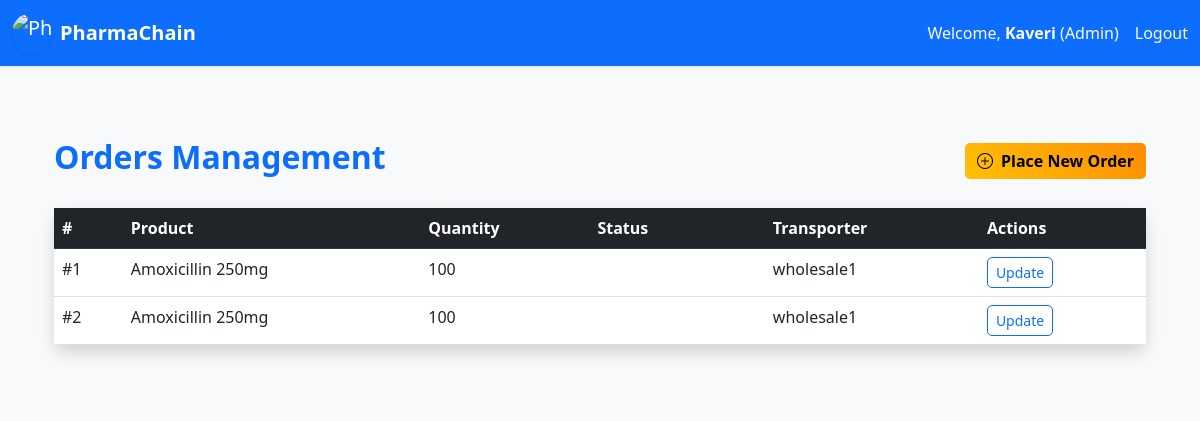
/orders/ (signed in), run on the app's committed database.
### core/models.py (models this page shows, shortened)
class CustomUser(AbstractUser):
    ROLE_CHOICES = (
        ('admin', 'Admin'),
        ('supplier', 'Supplier'),
        ('manufacturer', 'Manufacturer'),
        ('wholesaler', 'Wholesaler'),
        ('distributor', 'Distributor'),
        ('customer', 'Customer'),
    )
    role = models.CharField(max_length=20, choices=ROLE_CHOICES)
    is_approved = models.BooleanField(default=False)  # Admin approves customers/stakeholders
    def __str__(self):
        return self.username

class Order(models.Model):
    STATUS_CHOICES = (
        ('pending', 'Pending'),
        ('in_transit', 'In Transit'),
        ('delivered', 'Delivered'),
    )
    product = models.ForeignKey(Product, on_delete=models.CASCADE)
    quantity = models.IntegerField()
    from_user = models.ForeignKey(CustomUser, related_name='orders_from', on_delete=models.CASCADE)
    to_user = models.ForeignKey(CustomUser, related_name='orders_to', on_delete=models.CASCADE)
    transporter = models.CharField(max_length=255, blank=True)  # Assigned by stakeholder
    status = models.CharField(max_length=20, choices=STATUS_CHOICES, default='pending')
    created_at = models.DateTimeField(auto_now_add=True)

class Product(models.Model):
    name = models.CharField(max_length=255)
    description = models.TextField()
    created_by = models.ForeignKey(CustomUser, on_delete=models.CASCADE)
    created_at = models.DateTimeField(auto_now_add=True)

### core/views.py (the view)
# urls.py: path('orders/', views.order_list, name='order_list'),
@login_required
def order_list(request):
    if request.user.role == 'admin':
        orders = Order.objects.all()
    elif request.user.role == 'customer':
        orders = Order.objects.filter(to_user=request.user)
    elif request.user.role in ['distributor']:
        orders = Order.objects.all()
    else:
        orders = Order.objects.filter(Q(from_user=request.user) | Q(to_user=request.user))
    return render(request, 'order_list.html', {'orders': orders})

### templates/order_list.html (shortened to what this page needs)
{% extends 'base.html' %}
{% load static %}
{% block content %}
<section class="py-5 bg-light">
    <div class="container">
        <div class="d-flex justify-content-between align-items-center mb-4">
            <h2 class="text-primary fw-bold">Orders Management</h2>
            <a href="{% url 'order_create' %}" class="btn btn-warning fw-bold">
                <i class="bi bi-plus-circle me-2"></i>Place New Order
            </a>
        </div>
        <div class="card shadow border-0">
            <div class="card-body p-0">
                <div class="table-responsive">
                    <table class="table table-hover mb-0">
                        <thead class="table-dark">
                            <tr>
                                <th>#</th>
                                <th>Product</th>
                                <th>Quantity</th>
                                <th>Status</th>
                                <th>Transporter</th>
                                <th>Actions</th>
                            </tr>
                        </thead>
                        <tbody>
                            {% for order in orders %}
                                <tr>
                                    <td>#{{ order.pk }}</td>
                                    <td>{{ order.product.name }}</td>
                                    <td>{{ order.quantity }}</td>
                                    <td><span class="badge bg-{{ order.status|lower }}">{{ order.status|title }}</span></td>
                                    <td>{{ order.transporter|default:"N/A" }}</td>
                                    <td>
                                        <a href="{% url 'order_update' order.pk %}" class="btn btn-sm btn-outline-primary me-1">Update</a>
                                    </td>
                                </tr>
                            {% empty %}
                                <tr><td colspan="6" class="text-center text-muted py-4">No orders yet. <a href="{% url 'order_create' %}">Place one</a>.</td></tr>
                            {% endfor %}
                        </tbody>
                    </table>
                </div>
            </div>
        </div>
    </div>
</section>
<link href="https://cdn.jsdelivr.net/npm/bootstrap-icons@1.10.5/font/bootstrap-icons.css" rel="stylesheet">
{% endblock %}

### templates/base.html (shortened to what this page needs)
<!DOCTYPE html>
<html lang="en">
<head>
    {% load static %}
    {% load django_bootstrap5 %}
    <link href="https://cdn.jsdelivr.net/npm/bootstrap@5.3.0/dist/css/bootstrap.min.css" rel="stylesheet">
    <link href="{% static 'css/styles.css' %}" rel="stylesheet">
</head>
<body class="bg-light" data-user="{{ user }}">
    <nav class="navbar navbar-expand-lg navbar-dark bg-primary shadow-sm">
        <div class="container-fluid">
            <a class="navbar-brand d-flex align-items-center" href="{% url 'home' %}">
                <img src="https://media.istockphoto.com/id/1339280086/vector/capsule-cart-and-home-icon-logo-medicine-home-delivery-service-logo-concept.jpg?s=612x612&w=0&k=20&c=ST5kkcX2_6uZ8HcgB6uoCMh3XqmBkw0W1n0TlSk2q2A="
                     alt="PharmaChain"
                     width="40"
                     height="40"
                     class="rounded-pill me-2 shadow-sm">
                <span class="fw-bold">PharmaChain</span>
            </a>
            <div class="collapse navbar-collapse" id="navbarNav">
                <ul class="navbar-nav ms-auto align-items-center">
                    {% if user.is_authenticated %}
                        <li class="nav-item me-3">
                            <span class="navbar-text text-light">
                                Welcome, <strong>{{ user.username }}</strong> ({{ user.role|capfirst }})
                            </span>
                        </li>
                        <li class="nav-item">
                            <form method="post" action="{% url 'logout' %}" class="d-inline">
                                <button type="submit" class="nav-link btn btn-link text-light p-0 border-0 bg-transparent">
                                    Logout
                                </button>
                            </form>
                        </li>
                    {% endif %}
                </ul>
            </div>
        </div>
    </nav>
    <div class="container mt-4">
        {% block content %}
        {% endblock %}
    </div>
</body>
</html>

### static/css/styles.css (style rules this page uses)
body { background-color: #f8f9fa; }
.card { border-radius: 10px; }
.btn { border-radius: 5px; }

### templates/order_list.html (style rules this page uses)
.btn-warning { background: linear-gradient(45deg, #ffc107, #ff8c00); border: none; }

### data on the page
CustomUser: username "Kaveri", role "Admin"
Order: pk "1", product.name "Amoxicillin 250mg", quantity "100", transporter "wholesale1"
Order: pk "2", product.name "Amoxicillin 250mg", quantity "100", transporter "wholesale1"
